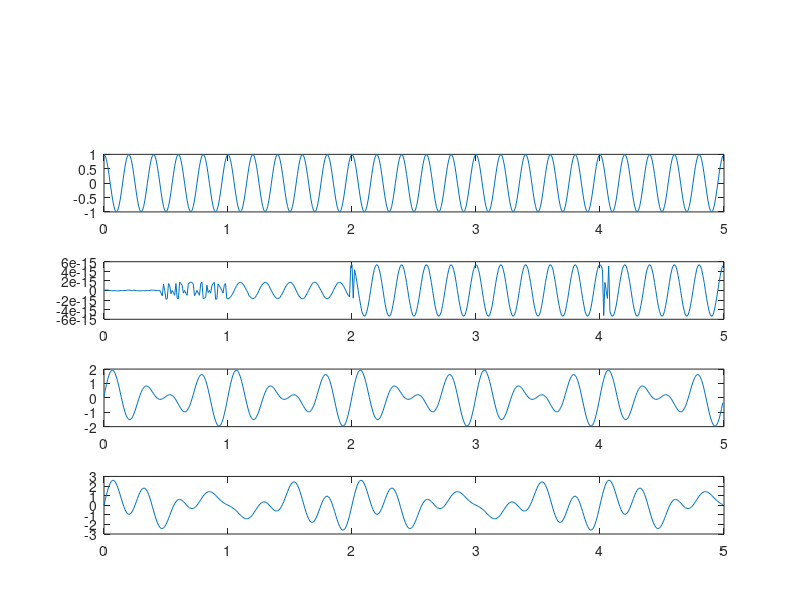

Reproduce this figure in MATLAB. (Note: this script raises an error after producing the figure.)
t=0:0.01:5-0.01;

x=2*sin(4*pi*t);
plot(t,x);

y=sin(10*pi*t + pi/2);
subplot(5,1,2);
plot(t,y);

z= sin(10*pi*t) + cos(10*pi*t + pi/2);
subplot(5,1,3);
plot(t,z);

w=sin(6*pi*t) + sin(8*pi*t + 0.1);
subplot(5,1,4);
plot(t,w);

q=sin(3*pi*t) + sin(7*pi*t) + sin(8*pi*t);
max(q)
subplot(5,1,5);
plot(t,q);


px = potencia(x)
py = potencia(y)
pz = potencia(z)
pw = potencia(w)
pq = potencia(q)
